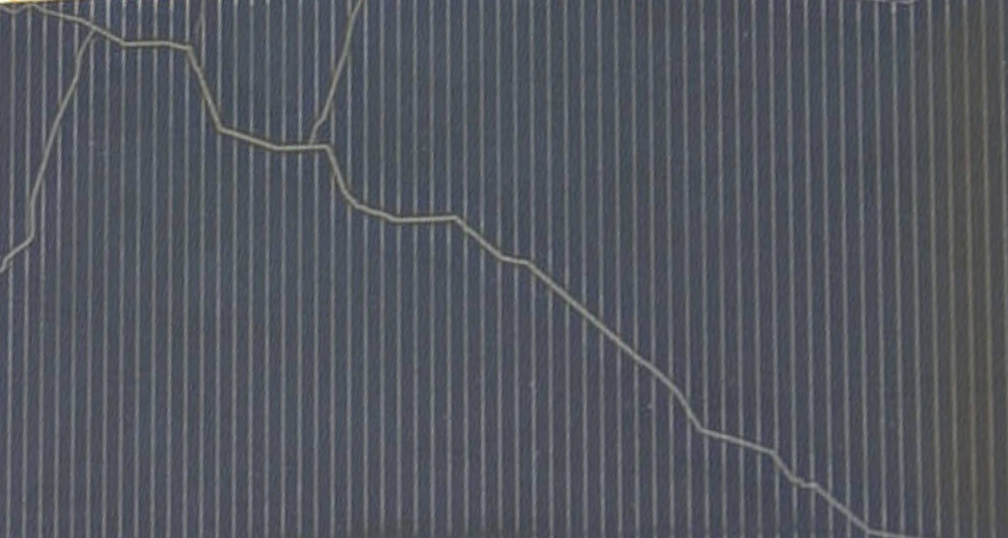
#> input picture LegacyCode/Images/SnailTrails_Microcracks1.png, 1008 x 538 px, found by its file name
$ python approach1.py
#> lines starting #> are read from the running program, lines starting #| are printed output that depends on the picture; after the words box and inside, x2 and y2 are one past the last pixel; in counts of white or black regions, pixels touching at a corner belong together
import cv2
import numpy as np
import os
from skimage.filters import frangi

# 1. Load the image
image_path = r'Images\SnailTrails_Microcracks1.png'  # Make sure this matches your image name/location
original = cv2.imread(image_path)
#> original is the input picture: shape (538, 1008, 3); mean B, G, R 95, 87.4, 83.5
if original is None:
    raise FileNotFoundError(f"Image not found at {image_path}. Check your path.")

# Resize for uniform display if needed
h, w = original.shape[:2]
#> h = 538; w = 1008
max_dim = 600
scale = max_dim / max(h, w)
#> scale = 0.595
original = cv2.resize(original, (int(w * scale), int(h * scale)))
#> original: shape (320, 600, 3)

# 2. Conversion to Grayscale
gray = cv2.cvtColor(original, cv2.COLOR_BGR2GRAY)

# 3. Apply Frangi Filter (We do this ONCE outside the loop because it's computationally heavy)
gray_normalized = gray.astype(np.float32) / 255.0
print("Running Frangi Filter (this may take a few seconds)...")
frangi_img = frangi(gray_normalized, sigmas=range(1, 4, 1))
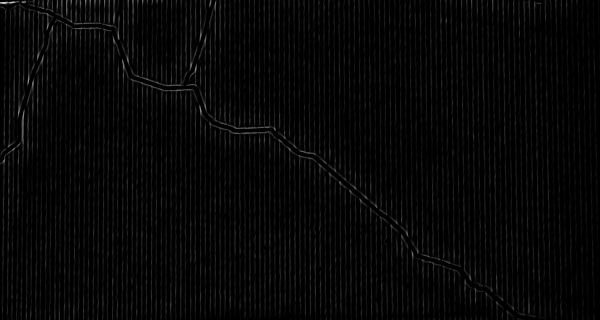
#> frangi_img: shape (320, 600) float32; min 0, max 0.831, mean 0.0282
frangi_output = cv2.normalize(frangi_img, None, 0, 255, cv2.NORM_MINMAX).astype(np.uint8)

# --- TEMPORARY FOLDER SETUP ---
ROOT_TEMP_DIR = "temp"
APPROACH_TEMP_DIR = os.path.join(ROOT_TEMP_DIR, "approach1")
os.makedirs(APPROACH_TEMP_DIR, exist_ok=True)
print(f"Temporary output directory created at: '{APPROACH_TEMP_DIR}'")

# --- UI & PIPELINE INITIALIZATION ---
window_name = "Approach 1: Frangi Filter Pipeline"
cv2.namedWindow(window_name, cv2.WINDOW_AUTOSIZE)

# Global states for the UI
pipeline_frames = {}
stage_names = [
    "1_Original_Image",
    "2_Grayscale_conversion",
    "3_Frangi_Ridge_Detection",
    "4_Binary_Thresholding",
    "5_Morphological_Cleanup",
    "6_Final_Polygon_Overlay"
]
current_stage_idx = 0
damage_percentage = 0.0

def process_pipeline(thresh_val):
    """
    Callback for the slider. Runs the thresholding, morphology, and area calculations.
    OpenCV blocks UI input while this runs, fulfilling your lock requirement.
    """
#> called with thresh_val = 15
    global pipeline_frames, damage_percentage

    # 4. Binary Thresholding based on slider value
    _, binary = cv2.threshold(frangi_output, thresh_val, 255, cv2.THRESH_BINARY)
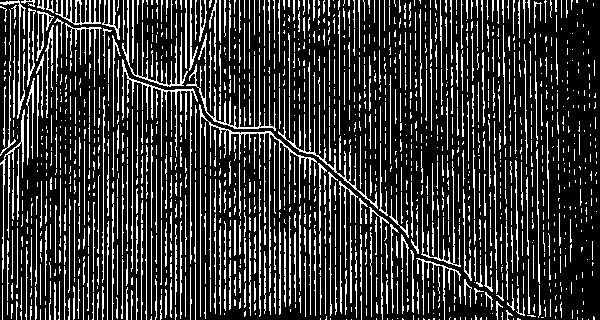
#> binary: shape (320, 600); 20.9% white in thin lines or dots

    # 5. Morphological Cleanup (Using CLOSE to bridge gaps in thin trails)
    kernel = cv2.getStructuringElement(cv2.MORPH_RECT, (3, 3))
    cleaned_mask = cv2.morphologyEx(binary, cv2.MORPH_CLOSE, kernel)
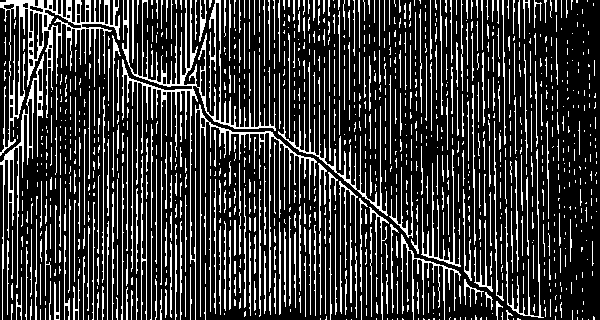
#> cleaned_mask: shape (320, 600); 21.9% white in thin lines or dots

    # 6. Find Contours and Calculate Area
    contours, _ = cv2.findContours(cleaned_mask, cv2.RETR_EXTERNAL, cv2.CHAIN_APPROX_SIMPLE)
#> contours = 1091 contours, 1002 with area under 20; largest, box (x1, y1, x2, y2) and area: (0, 0, 120, 156) 3870, (122, 0, 276, 320) 1642, (0, 54, 44, 320) 1080, (195, 104, 317, 317) 532, (278, 62, 388, 216) 366

    # Filter out tiny noise contours (adjust area threshold 10 if needed)
    valid_contours = [c for c in contours if cv2.contourArea(c) > 10]
#> valid_contours = 163 contours, 74 with area under 20; largest, box (x1, y1, x2, y2) and area: (0, 0, 120, 156) 3870, (122, 0, 276, 320) 1642, (0, 54, 44, 320) 1080, (195, 104, 317, 317) 532, (278, 62, 388, 216) 366

    # Calculate damage percentage strictly on the valid contours
    final_mask = np.zeros_like(cleaned_mask)
    cv2.drawContours(final_mask, valid_contours, -1, 255, thickness=cv2.FILLED)
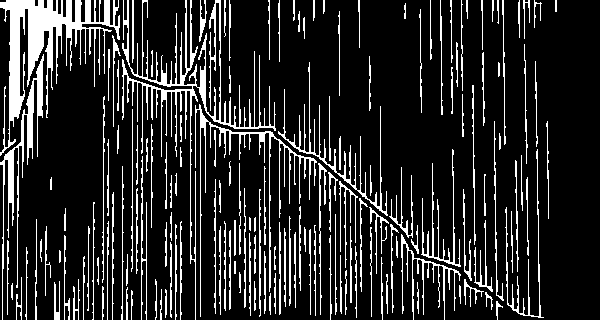
#> final_mask: shape (320, 600); 16% white in thin lines or dots

    total_pixels = original.shape[0] * original.shape[1]
#> total_pixels = 192000
    defect_pixels = cv2.countNonZero(final_mask)
#> defect_pixels = 30784
    damage_percentage = (defect_pixels / total_pixels) * 100 if total_pixels > 0 else 0
#> damage_percentage = 16.03

    # Draw Polygons on overlay
    polygon_overlay = original.copy()
    cv2.drawContours(polygon_overlay, valid_contours, -1, (0, 0, 255), 2)
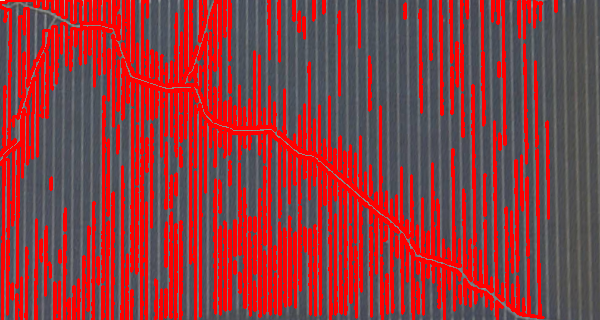
#> polygon_overlay: shape (320, 600, 3); mean B, G, R 62.6, 58, 144.4

    # Update global dictionary with new images
    pipeline_frames = {
        "1_Original_Image": original.copy(),
        "2_Grayscale_conversion": cv2.cvtColor(gray, cv2.COLOR_GRAY2BGR),
        "3_Frangi_Ridge_Detection": cv2.cvtColor(frangi_output, cv2.COLOR_GRAY2BGR),
        "4_Binary_Thresholding": cv2.cvtColor(binary, cv2.COLOR_GRAY2BGR),
        "5_Morphological_Cleanup": cv2.cvtColor(cleaned_mask, cv2.COLOR_GRAY2BGR),
        "6_Final_Polygon_Overlay": polygon_overlay
    }

    # Overwrite images in the temp folder immediately
    for name, frame in pipeline_frames.items():
        cv2.imwrite(os.path.join(APPROACH_TEMP_DIR, f"{name}.jpg"), frame)
#> this loop made 6 passes
#> name on passes 1 to 6: '1_Original_Image', '2_Grayscale_conversion', '3_Frangi_Ridge_Detection', '4_Binary_Thresholding', '5_Morphological_Cleanup', '6_Final_Polygon_Overlay'

# Initialize Trackbar (Slider)
cv2.createTrackbar("Threshold", window_name, 15, 255, process_pipeline)

# Run the pipeline once with the initial value to populate frames
process_pipeline(15)

try:
    print("--------------------------------------------------")
    print("INSTRUCTIONS:")
    print("- Use the slider at the top to change the threshold.")
    print("- Press ANY KEY to cycle through the processing steps.")
    print("- Press 'ESC' to exit the window.")
    print("--------------------------------------------------")

    while True:
        # Get the frame for the current stage
        current_stage = stage_names[current_stage_idx]
        display_frame = pipeline_frames[current_stage].copy()

        # Add dynamic text (Stage Name and Damage %)
        cv2.putText(display_frame, current_stage.replace("_", " "), (10, display_frame.shape[0] - 25),
                    cv2.FONT_HERSHEY_SIMPLEX, 0.45, (255, 255, 255), 1, cv2.LINE_AA)

        cv2.putText(display_frame, f"Damage: {damage_percentage:.4f}%", (10, display_frame.shape[0] - 8),
                    cv2.FONT_HERSHEY_SIMPLEX, 0.45, (0, 255, 255), 1, cv2.LINE_AA)
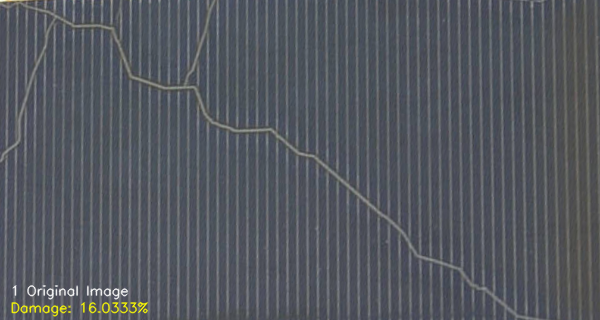
#> display_frame: shape (320, 600, 3); mean of channels 0, 1, 2 95, 88, 84.1; drawn as B, G, R

        cv2.imshow(window_name, display_frame)

        # Wait 50ms (keeps UI responsive to slider). Returns -1 if no key pressed.
        key = cv2.waitKey(50)
#> (key Esc is pressed here)

        if key == 27 or cv2.getWindowProperty(window_name, cv2.WND_PROP_VISIBLE) < 1:
            # ESC pressed or window closed manually
            break
        elif key != -1:
            # Any other key pressed: cycle to the next image in the pipeline
            current_stage_idx = (current_stage_idx + 1) % len(stage_names)

finally:
    cv2.destroyAllWindows()
    print(f"\nExited. Temporary outputs remain in '{APPROACH_TEMP_DIR}'. Please delete manually when done.")
#| Exited. Temporary outputs remain in 'temp/approach1'. Please delete manually when done.

$ run again, with LegacyCode/Images/SnailTrails_Microcracks3.png copied over LegacyCode/Images/SnailTrails_Microcracks1.png
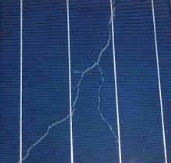
#> input picture LegacyCode/Images/SnailTrails_Microcracks3.png, 171 x 163 px, found by its file name
#> original is the input picture: shape (163, 171, 3); mean B, G, R 111.6, 67.8, 42.1
#> original: shape (571, 600, 3)
#> in process_pipeline, `_, binary = cv2.threshold(frangi_output, thresh_val, 255, cv2.THRESH_B..`:
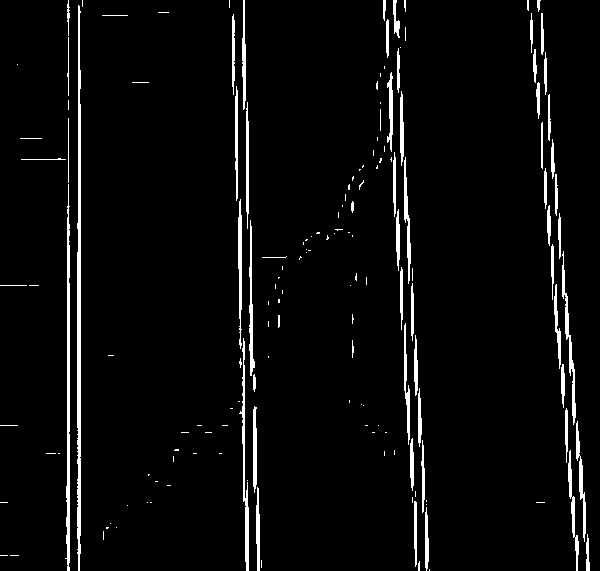
#> binary: shape (571, 600); 4.1% white; 164 white regions (99 under 20 px), largest, box (x1, y1, x2, y2) and area: (77, 5, 81, 571) 1843, (65, 184, 70, 571) 1110, (239, 338, 249, 571) 671
#> cleaned_mask: shape (571, 600); 4.3% white; 109 white regions (81 under 20 px)
#> contours = 109 contours, 92 with area under 20; largest, box (x1, y1, x2, y2) and area: (77, 0, 83, 571) 1300, (397, 48, 430, 571) 1202, (232, 14, 249, 571) 1156, (548, 94, 590, 571) 1054, (242, 0, 256, 392) 748
#> valid_contours = 20 contours, 3 with area under 20; largest, box (x1, y1, x2, y2) and area: (77, 0, 83, 571) 1300, (397, 48, 430, 571) 1202, (232, 14, 249, 571) 1156, (548, 94, 590, 571) 1054, (242, 0, 256, 392) 748
#> final_mask: shape (571, 600); 4.1% white; 20 white regions, largest, box (x1, y1, x2, y2) and area: (77, 0, 83, 571) 1874, (397, 48, 430, 571) 1742, (232, 14, 249, 571) 1728
#> defect_pixels = 13899
#> damage_percentage = 4.06
#> polygon_overlay: shape (571, 600, 3); mean B, G, R 103.2, 61.8, 55
#> the loop in process_pipeline, `for name, frame in pipeline_frames.items():` made 6 passes
#> name on passes 1 to 6: '1_Original_Image', '2_Grayscale_conversion', '3_Frangi_Ridge_Detection', '4_Binary_Thresholding', '5_Morphological_Cleanup', '6_Final_Polygon_Overlay'
#> `cv2.putText(display_frame, f"Damage: {damage_percentage:.4f}%", (10, d..`:
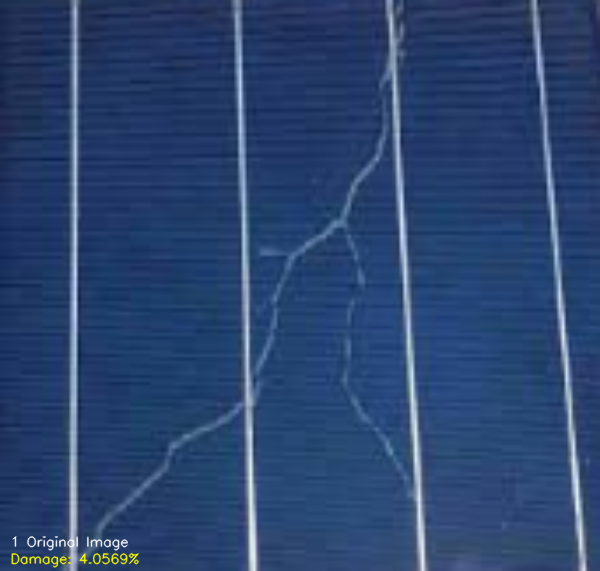
#> display_frame: shape (571, 600, 3); mean of channels 0, 1, 2 111.5, 68, 42.5; drawn as B, G, R
#| Exited. Temporary outputs remain in 'temp/approach1'. Please delete manually when done.

$ run again, with LegacyCode/Images/SnailTrails_Microcracks6.png copied over LegacyCode/Images/SnailTrails_Microcracks1.png
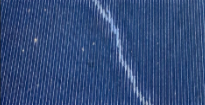
#> input picture LegacyCode/Images/SnailTrails_Microcracks6.png, 205 x 105 px, found by its file name
#> original is the input picture: shape (105, 205, 3); mean B, G, R 123.3, 76.3, 50.7
#> original: shape (307, 600, 3)
#> in process_pipeline, `_, binary = cv2.threshold(frangi_output, thresh_val, 255, cv2.THRESH_B..`:
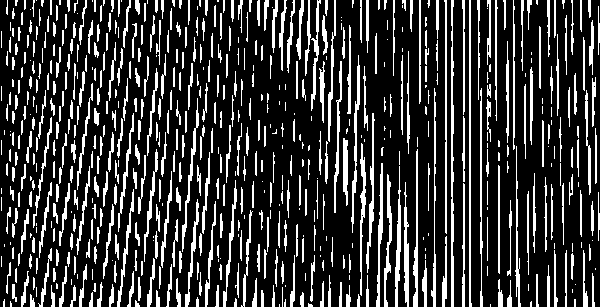
#> binary: shape (307, 600); 21.1% white in thin lines or dots
#> cleaned_mask: shape (307, 600); 21.6% white in thin lines or dots
#> contours = 488 contours, 240 with area under 20; largest, box (x1, y1, x2, y2) and area: (451, 0, 454, 307) 442, (442, 0, 447, 307) 373, (462, 0, 465, 307) 343, (305, 0, 321, 111) 332, (513, 0, 521, 307) 316
#> valid_contours = 350 contours, 102 with area under 20; largest, box (x1, y1, x2, y2) and area: (451, 0, 454, 307) 442, (442, 0, 447, 307) 373, (462, 0, 465, 307) 343, (305, 0, 321, 111) 332, (513, 0, 521, 307) 316
#> final_mask: shape (307, 600); 20.7% white; 350 white regions, largest, box (x1, y1, x2, y2) and area: (451, 0, 454, 307) 751, (442, 0, 447, 307) 683, (462, 0, 465, 307) 652
#> defect_pixels = 38102
#> damage_percentage = 20.69
#> the loop in process_pipeline, `for name, frame in pipeline_frames.items():` made 6 passes
#> name on passes 1 to 6: '1_Original_Image', '2_Grayscale_conversion', '3_Frangi_Ridge_Detection', '4_Binary_Thresholding', '5_Morphological_Cleanup', '6_Final_Polygon_Overlay'
#> `cv2.putText(display_frame, f"Damage: {damage_percentage:.4f}%", (10, d..`:
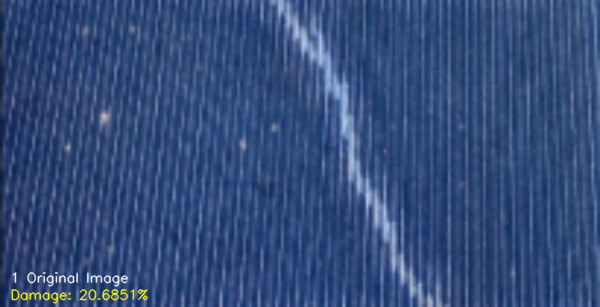
#> display_frame: shape (307, 600, 3); mean of channels 0, 1, 2 123.1, 76.9, 51.4; drawn as B, G, R
#| Exited. Temporary outputs remain in 'temp/approach1'. Please delete manually when done.

$ run again, with LegacyCode/Images/SnailTrails_Microcracks7.png copied over LegacyCode/Images/SnailTrails_Microcracks1.png
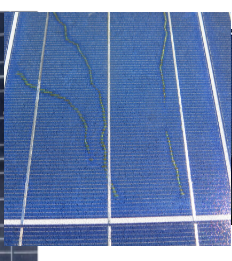
#> input picture LegacyCode/Images/SnailTrails_Microcracks7.png, 232 x 261 px, found by its file name
#> original is the input picture: shape (261, 232, 3); mean B, G, R 173.9, 126.3, 101.4
#> original: shape (600, 533, 3)
#> in process_pipeline, `_, binary = cv2.threshold(frangi_output, thresh_val, 255, cv2.THRESH_B..`:
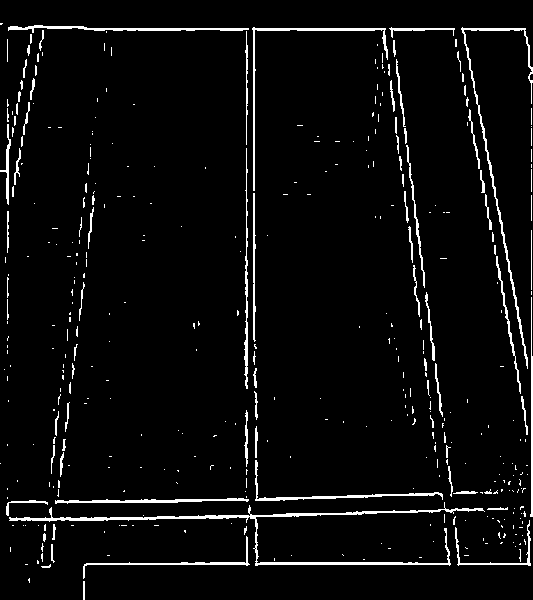
#> binary: shape (600, 533); 4.3% white in thin lines or dots
#> cleaned_mask: shape (600, 533); 4.5% white in thin lines or dots
#> contours = 336 contours, 293 with area under 20; largest, box (x1, y1, x2, y2) and area: (9, 502, 485, 566) 1404, (252, 27, 388, 349) 628, (461, 27, 533, 369) 616, (8, 25, 249, 145) 508, (255, 426, 443, 501) 412
#> valid_contours = 56 contours, 13 with area under 20; largest, box (x1, y1, x2, y2) and area: (9, 502, 485, 566) 1404, (252, 27, 388, 349) 628, (461, 27, 533, 369) 616, (8, 25, 249, 145) 508, (255, 426, 443, 501) 412
#> final_mask: shape (600, 533); 3.9% white; 56 white regions, largest, box (x1, y1, x2, y2) and area: (9, 502, 485, 566) 2189, (252, 27, 388, 349) 1109, (461, 27, 533, 369) 1094
#> defect_pixels = 12528
#> damage_percentage = 3.92
#> polygon_overlay: shape (600, 533, 3); mean B, G, R 161.3, 116.8, 112.6
#> the loop in process_pipeline, `for name, frame in pipeline_frames.items():` made 6 passes
#> name on passes 1 to 6: '1_Original_Image', '2_Grayscale_conversion', '3_Frangi_Ridge_Detection', '4_Binary_Thresholding', '5_Morphological_Cleanup', '6_Final_Polygon_Overlay'
#> `cv2.putText(display_frame, f"Damage: {damage_percentage:.4f}%", (10, d..`:
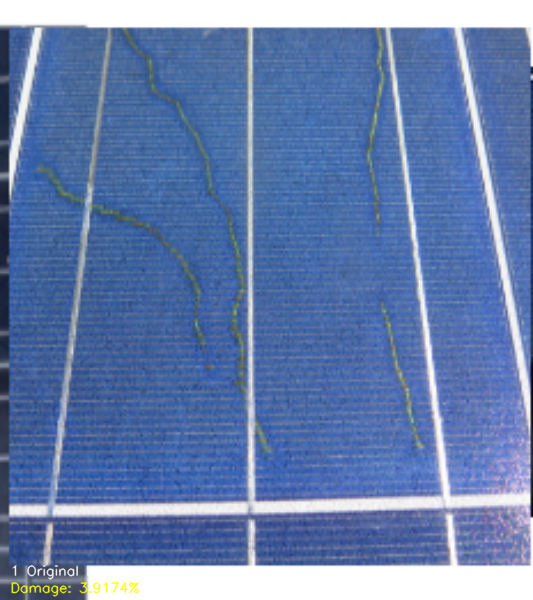
#> display_frame: shape (600, 533, 3); mean of channels 0, 1, 2 173.7, 126.4, 101.5; drawn as B, G, R
#| Exited. Temporary outputs remain in 'temp/approach1'. Please delete manually when done.
